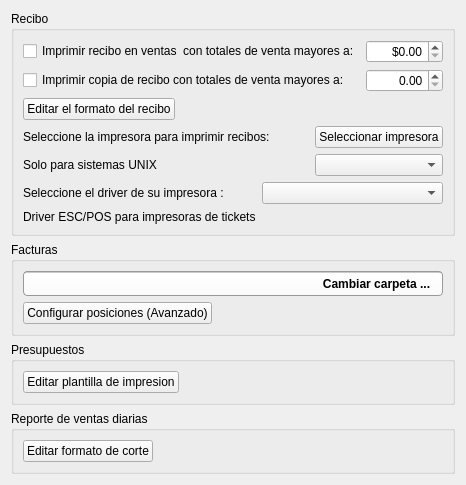
     <widget class="QWidget" name="tab">
      <attribute name="icon">
       <iconset resource="../../icons.qrc">
        <normaloff>:/actions/images/actions/color_18/print.png</normaloff>:/actions/images/actions/color_18/print.png</iconset>
      </attribute>
      <attribute name="title">
       <string>Impresion</string>
      </attribute>
      <layout class="QVBoxLayout" name="verticalLayout_18">
       <item>
        <widget class="QGroupBox" name="groupBox_3">
         <property name="title">
          <string>Recibo</string>
         </property>
         <layout class="QVBoxLayout" name="verticalLayout_2">
          <item>
           <layout class="QGridLayout" name="gridLayout_3">
            <item row="0" column="1">
             <widget class="QDoubleSpinBox" name="dsbTicketTigger">
              <property name="sizePolicy">
               <sizepolicy hsizetype="Fixed" vsizetype="Fixed">
                <horstretch>0</horstretch>
                <verstretch>0</verstretch>
               </sizepolicy>
              </property>
              <property name="alignment">
               <set>Qt::AlignRight|Qt::AlignTrailing|Qt::AlignVCenter</set>
              </property>
              <property name="prefix">
               <string>$</string>
              </property>
              <property name="maximum">
               <double>9999.989999999999782</double>
              </property>
             </widget>
            </item>
            <item row="1" column="0">
             <widget class="QCheckBox" name="chbImprimirCopia">
              <property name="text">
               <string>Imprimir copia de recibo con totales de venta mayores a:</string>
              </property>
             </widget>
            </item>
            <item row="1" column="1">
             <widget class="QDoubleSpinBox" name="dsbCopia">
              <property name="sizePolicy">
               <sizepolicy hsizetype="Fixed" vsizetype="Fixed">
                <horstretch>0</horstretch>
                <verstretch>0</verstretch>
               </sizepolicy>
              </property>
              <property name="alignment">
               <set>Qt::AlignRight|Qt::AlignTrailing|Qt::AlignVCenter</set>
              </property>
              <property name="maximum">
               <double>99999.990000000005239</double>
              </property>
             </widget>
            </item>
            <item row="0" column="0">
             <widget class="QCheckBox" name="chbImprimirTicket">
              <property name="text">
               <string>Imprimir recibo en ventas  con totales de venta mayores a:</string>
              </property>
              <property name="checkable">
               <bool>true</bool>
              </property>
             </widget>
            </item>
           </layout>
          </item>
          <item>
           <widget class="QPushButton" name="cbpreview">
            <property name="sizePolicy">
             <sizepolicy hsizetype="Fixed" vsizetype="Fixed">
              <horstretch>0</horstretch>
              <verstretch>0</verstretch>
             </sizepolicy>
            </property>
            <property name="text">
             <string>Editar el formato del recibo</string>
            </property>
            <property name="icon">
             <iconset resource="../../icons.qrc">
              <normaloff>:/actions/images/actions/color_18/paragraph_align_left.png</normaloff>:/actions/images/actions/color_18/paragraph_align_left.png</iconset>
            </property>
           </widget>
          </item>
          <item>
           <layout class="QGridLayout" name="gridLayout">
            <property name="sizeConstraint">
             <enum>QLayout::SetFixedSize</enum>
            </property>
            <item row="0" column="0">
             <widget class="QLabel" name="label_14">
              <property name="text">
               <string>Seleccione la impresora para imprimir recibos:</string>
              </property>
             </widget>
            </item>
            <item row="0" column="1">
             <widget class="QPushButton" name="ctPrinter">
              <property name="sizePolicy">
               <sizepolicy hsizetype="Fixed" vsizetype="Fixed">
                <horstretch>0</horstretch>
                <verstretch>0</verstretch>
               </sizepolicy>
              </property>
              <property name="text">
               <string>Seleccionar impresora</string>
              </property>
              <property name="icon">
               <iconset resource="../../icons.qrc">
                <normaloff>:/actions/images/actions/color_18/print.png</normaloff>:/actions/images/actions/color_18/print.png</iconset>
              </property>
             </widget>
            </item>
            <item row="1" column="0">
             <widget class="QLabel" name="label_18">
              <property name="font">
               <font>
                <pointsize>9</pointsize>
               </font>
              </property>
              <property name="text">
               <string>Solo para sistemas UNIX</string>
              </property>
             </widget>
            </item>
            <item row="1" column="1">
             <widget class="QComboBox" name="cbPrinters"/>
            </item>
           </layout>
          </item>
          <item>
           <layout class="QGridLayout" name="gridLayout_5">
            <property name="sizeConstraint">
             <enum>QLayout::SetFixedSize</enum>
            </property>
            <item row="1" column="0">
             <widget class="QLabel" name="label_19">
              <property name="font">
               <font>
                <pointsize>9</pointsize>
               </font>
              </property>
              <property name="text">
               <string>Driver ESC/POS para impresoras de tickets</string>
              </property>
             </widget>
            </item>
            <item row="0" column="0">
             <widget class="QLabel" name="label_21">
              <property name="text">
               <string>Seleccione el driver de su impresora :</string>
              </property>
             </widget>
            </item>
            <item row="0" column="1">
             <widget class="QComboBox" name="cbDrivers"/>
            </item>
           </layout>
          </item>
         </layout>
        </widget>
       </item>
       <item>
        <widget class="QGroupBox" name="groupBox_5">
         <property name="title">
          <string>Facturas</string>
         </property>
         <layout class="QVBoxLayout" name="verticalLayout_15">
          <item>
           <widget class="QFrame" name="fLine">
            <property name="sizePolicy">
             <sizepolicy hsizetype="Preferred" vsizetype="Fixed">
              <horstretch>0</horstretch>
              <verstretch>0</verstretch>
             </sizepolicy>
            </property>
            <property name="styleSheet">
             <string notr="true">.QFrame{background-color: qlineargradient(spread:pad, x1:0, y1:0, x2:0, y2:1, stop:0 rgba(150, 150, 150, 255), stop:0.084833 rgba(255, 255, 255, 255), stop:1 rgba(250, 250, 250, 255));padding:0px; border-radius:4px;border:1px solid #999}
QToolButton, QLineEdit{background:transparent; border:0px; padding:3px}</string>
            </property>
            <property name="frameShape">
             <enum>QFrame::StyledPanel</enum>
            </property>
            <property name="frameShadow">
             <enum>QFrame::Raised</enum>
            </property>
            <layout class="QHBoxLayout" name="horizontalLayout_51">
             <property name="spacing">
              <number>0</number>
             </property>
             <property name="leftMargin">
              <number>4</number>
             </property>
             <property name="topMargin">
              <number>0</number>
             </property>
             <property name="rightMargin">
              <number>4</number>
             </property>
             <property name="bottomMargin">
              <number>0</number>
             </property>
             <item>
              <widget class="QLabel" name="lbeProducto_5">
               <property name="font">
                <font>
                 <pointsize>10</pointsize>
                 <weight>50</weight>
                 <bold>false</bold>
                </font>
               </property>
               <property name="text">
                <string/>
               </property>
              </widget>
             </item>
             <item>
              <widget class="QToolButton" name="cbPath">
               <property name="font">
                <font>
                 <weight>75</weight>
                 <bold>true</bold>
                </font>
               </property>
               <property name="text">
                <string>Cambiar carpeta ...</string>
               </property>
               <property name="icon">
                <iconset resource="../../icons.qrc">
                 <normaloff>:/actions/images/actions/color_18/folder.png</normaloff>:/actions/images/actions/color_18/folder.png</iconset>
               </property>
               <property name="toolButtonStyle">
                <enum>Qt::ToolButtonTextBesideIcon</enum>
               </property>
              </widget>
             </item>
            </layout>
           </widget>
          </item>
          <item>
           <widget class="QPushButton" name="pbfEditar">
            <property name="sizePolicy">
             <sizepolicy hsizetype="Fixed" vsizetype="Fixed">
              <horstretch>0</horstretch>
              <verstretch>0</verstretch>
             </sizepolicy>
            </property>
            <property name="text">
             <string>Configurar posiciones (Avanzado)</string>
            </property>
            <property name="icon">
             <iconset resource="../../icons.qrc">
              <normaloff>:/actions/images/actions/color_18/paragraph_justify.png</normaloff>:/actions/images/actions/color_18/paragraph_justify.png</iconset>
            </property>
           </widget>
          </item>
         </layout>
        </widget>
       </item>
       <item>
        <widget class="QGroupBox" name="groupBox_8">
         <property name="title">
          <string>Presupuestos</string>
         </property>
         <layout class="QVBoxLayout" name="verticalLayout_16">
          <item>
           <widget class="QPushButton" name="pbpEditar_">
            <property name="sizePolicy">
             <sizepolicy hsizetype="Fixed" vsizetype="Fixed">
              <horstretch>0</horstretch>
              <verstretch>0</verstretch>
             </sizepolicy>
            </property>
            <property name="text">
             <string>Editar plantilla de impresion</string>
            </property>
            <property name="icon">
             <iconset resource="../../icons.qrc">
              <normaloff>:/actions/images/actions/color_18/paragraph_align_left.png</normaloff>:/actions/images/actions/color_18/paragraph_align_left.png</iconset>
            </property>
           </widget>
          </item>
         </layout>
        </widget>
       </item>
       <item>
        <widget class="QGroupBox" name="groupBox">
         <property name="title">
          <string>Reporte de ventas diarias</string>
         </property>
         <layout class="QVBoxLayout" name="verticalLayout_20">
          <item>
           <widget class="QPushButton" name="pbEditarCorte">
            <property name="sizePolicy">
             <sizepolicy hsizetype="Fixed" vsizetype="Fixed">
              <horstretch>0</horstretch>
              <verstretch>0</verstretch>
             </sizepolicy>
            </property>
            <property name="text">
             <string>Editar formato de corte</string>
            </property>
            <property name="icon">
             <iconset resource="../../icons.qrc">
              <normaloff>:/actions/images/actions/color_18/paragraph_align_left.png</normaloff>:/actions/images/actions/color_18/paragraph_align_left.png</iconset>
            </property>
           </widget>
          </item>
         </layout>
        </widget>
       </item>
      </layout>
     </widget>
